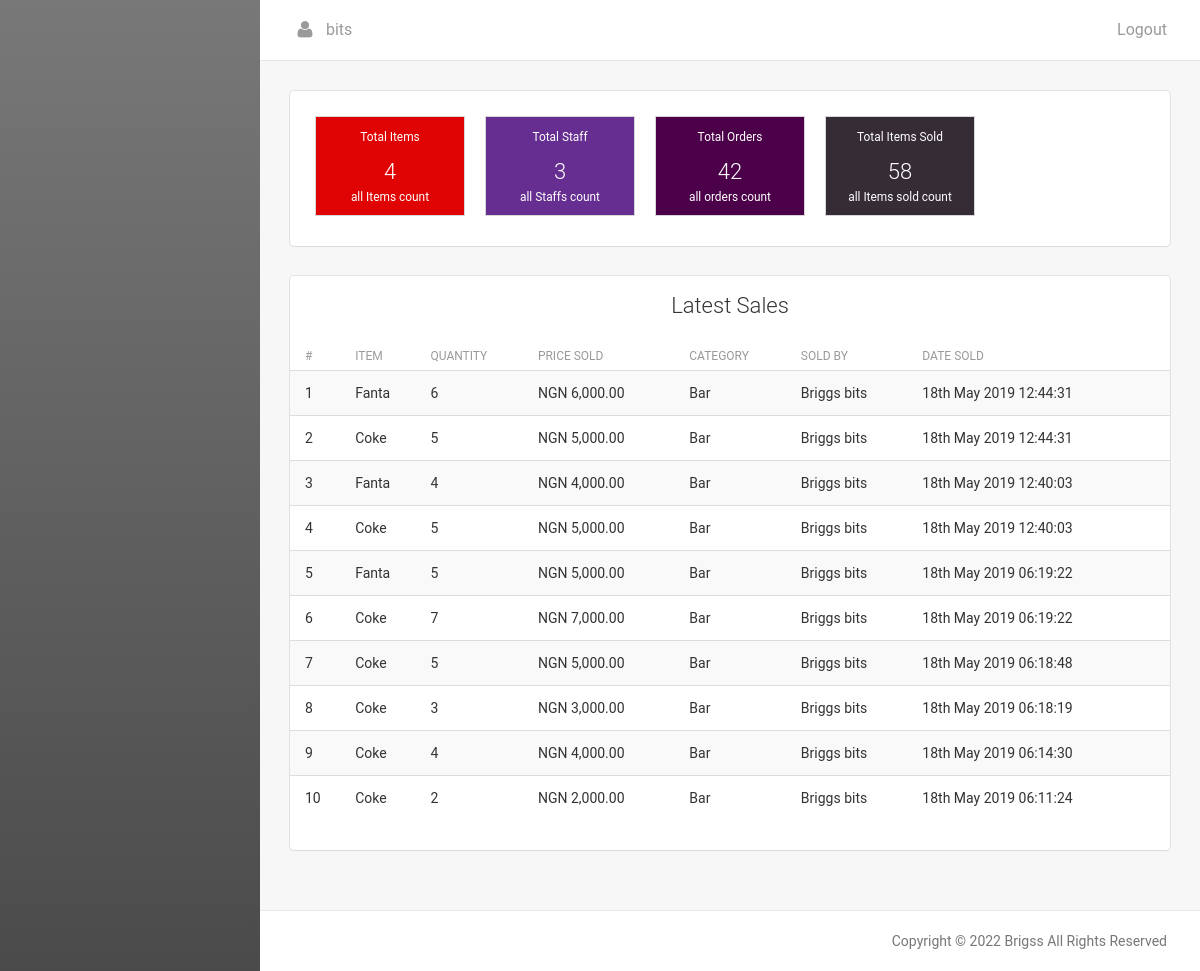
The page /dashboard (signed in) on the database its author committed.
### tables this page shows
CREATE TABLE IF NOT EXISTS `buy_detail` (
  `buy_detail_id` int(11) NOT NULL AUTO_INCREMENT,
  `reference` longtext NOT NULL,
  `customer` longtext NOT NULL,
  `item_id` int(11) NOT NULL,
  `quantity_sold` int(11) NOT NULL,
  `item_price` longtext NOT NULL,
  `sold_by_id` int(11) NOT NULL,
  `handled` int(11) NOT NULL,
  `item_buy_date` timestamp NOT NULL DEFAULT CURRENT_TIMESTAMP,
  PRIMARY KEY (`buy_detail_id`)
);

CREATE TABLE IF NOT EXISTS `item` (
  `item_id` int(11) NOT NULL AUTO_INCREMENT,
  `item` varchar(200) NOT NULL,
  `item_type_id` int(11) NOT NULL,
  `price` longtext NOT NULL,
  `quantity` int(11) NOT NULL,
  `date_added` timestamp NOT NULL DEFAULT CURRENT_TIMESTAMP,
  PRIMARY KEY (`item_id`),
  UNIQUE KEY `item` (`item`)
);

CREATE TABLE IF NOT EXISTS `item_type` (
  `item_type_id` int(11) NOT NULL AUTO_INCREMENT,
  `item_type` varchar(200) NOT NULL,
  PRIMARY KEY (`item_type_id`),
  UNIQUE KEY `item_type` (`item_type`)
);

CREATE TABLE IF NOT EXISTS `user` (
  `user_id` int(11) NOT NULL AUTO_INCREMENT,
  `first_name` longtext NOT NULL,
  `last_name` longtext NOT NULL,
  `username` varchar(200) NOT NULL,
  `password` longtext NOT NULL,
  `user_type_id` int(11) NOT NULL,
  `user_added` timestamp NOT NULL DEFAULT CURRENT_TIMESTAMP,
  PRIMARY KEY (`user_id`),
  UNIQUE KEY `username` (`username`)
);

CREATE TABLE IF NOT EXISTS `sett` (
  `sett_id` int(11) NOT NULL AUTO_INCREMENT,
  `system_title` longtext NOT NULL,
  `logo` longtext NOT NULL,
  PRIMARY KEY (`sett_id`)
);

### includes/db.php (called while the page is built, shortened)
<?php
	class Database {
    private $db;
    private static $instance;
    private function __construct() {
		$servername = "localhost";
		$username = "root";
		$password = "Ajibola1234566";
		try {
			$this->db = new PDO("mysql:host=$servername;dbname=rest", $username, $password);
			$this->db->setAttribute(PDO::ATTR_ERRMODE, PDO::ERRMODE_EXCEPTION);
			}
		catch(PDOException $e)
			{
			echo "Connection failed: " . $e->getMessage();
			}
    }
    public static function getInstance() {
        if (!self::$instance instanceof self) {
            self::$instance = new self;
        }
        return self::$instance;
    }
	public function count_from($table){
		$stmt = $this->db->prepare("SELECT COUNT(*) FROM $table");
		$stmt->execute();
		$count = $stmt->fetch(PDO::FETCH_COLUMN);
		return $count;
	}
	public function get_name_from_id($tab,$col,$whe,$id){
		try{
			$que= $this->db->prepare("SELECT $tab FROM $col where $whe =?");
			$que->execute([$id]);
			$SingleVar = $que->fetchColumn();
			return $SingleVar;
		} catch(PDOException $e){
			echo 'Error: ' . $e->getMessage();
		}
	}
	public function select_buy_account_limit(){
		try {
			$que= $this->db->prepare("SELECT * FROM buy_detail a
										left join item b on a.item_id = b.item_id
										left join item_type c on b.item_type_id = c.item_type_id
										left join user d on a.sold_by_id = d.user_id
										ORDER BY buy_detail_id Desc LIMIT 10");
			$que->execute();
			return $que;
		} catch (PDOException $e) {
			echo 'Error: ' . $e->getMessage();
		}
	}
}

### perm.php (called while the page is built, shortened)
<?php
$system_title = database::getInstance()->get_name_from_id('system_title','sett','sett_id',1);
?>

### dashboard.php (the view, shortened to what this page needs)
<?php
include('includes/db.php');
include('perm.php');
$totalI = database::getInstance()->count_from('item');
$peopleS = database::getInstance()->count_from('buy_bulk');
$totalC = database::getInstance()->count_from('user');
$totalItemsSold = database::getInstance()->count_from('buy_detail');
?>
<!doctype html>
<html lang="en">
<head>
   <?php include 'includes/includes_top.php';?>
</head>
<body>
<div class="wrapper">
    <?php include 'navigation.php';?>
    <div class="main-panel">
      <?php include 'includes/main_header.php';?>
    <div class="content">
				<div class="container-fluid">
			<div class="row">
				<div class="col-lg-12">
					<div class="card">
								<div class="smallerBoxWrap">
									<div class="smallerBox">
										<div class="innerSmallerBox first">
											<small>Total Items</small>
											<h4>
												<?php
												if($totalI == ""){
													echo "0";
												} else{
													echo $totalI;
												}
												?>
											</h4>
											<small>
												all Items count
											</small>
										</div>
									</div>
									<div class="smallerBox">
										<div class="innerSmallerBox second">
											<small>Total Staff</small>
											<h4>
												<?php
												if($totalC == ""){
													echo "0";
												} else{
													echo $totalC;
												}
												?>
											</h4>
											<small>
												all Staffs count
											</small>
										</div>
									</div>
									<div class="smallerBox">
										<div class="innerSmallerBox third">
											<small>Total Orders</small>
											<h4>
											<?php
												if($peopleS == ""){
													echo "0";
												} else{
													echo $peopleS;
												}
												?>
											</h4>
											<small>
												all orders count
											</small>
										</div>
									</div>
									<div class="smallerBox">
										<div class="innerSmallerBox fourth">
											<small>Total Items Sold</small>
											<h4>
											<?php
												if($totalItemsSold == ""){
													echo "0";
												} else{
													echo $totalItemsSold;
												}
												?>
											</h4>
											<small>
												all Items sold count
											</small>
										</div>
									</div>
								</div>
							</div>
							<div class="card">
								<div class="header">
                                <h4 class="title text-center">Latest Sales</h4>
                            </div>
                            <div class="content table-responsive table-full-width">
                                <table id="example1"class="table table-hover table-striped">
                                    <thead>
										<th>#</th>
                                    	<th>Item</th>
                                        <th>Quantity</th>
                                    	<th>Price Sold</th>
                                    	<th>Category</th>
                                    	<th>Sold By</th>
                                    	<th>Date Sold</th>
                                    </thead>
                                    <tbody>
									  <?php
											$count = 1;
											$notarray = database::getInstance()->select_buy_account_limit();
											foreach($notarray as $row):
											$full = $row['item'];
											$category = $row['item_type'];
											$user = $row['first_name'].' '.$row['last_name'];
											$sold = date("jS F Y h:i:s", strtotime($row['item_buy_date']));
										?>
                                        <tr>
                                        	<td><?php echo $count++;?></td>
                                        	<td><?php echo $full; ?></td>
                                        	<td><?php echo $row['quantity_sold']; ?></td>
                                        	<td>NGN <?php echo number_format($row['item_price'], 2); ?></td>
                                        	<td><?php echo $category; ?></td>
                                        	<td><?php echo $user; ?></td>
                                        	<td><?php echo $sold; ?></td>
                                        </tr>
										<?php endforeach;?>
                                    </tbody>
								</table>
                            </div>
							</div>
				</div>
			</div>
		</div>
    </div>
<?php
	include_once 'includes/footer.php';
?>

### includes/footer.php
<footer class="footer">
            <div class="container-fluid">
                <p class="copyright pull-right">
                   Copyright &copy; <?php echo date('Y'); ?> <?php echo $system_title; ?> All Rights Reserved
                </p>
            </div>
        </footer>
   </body>
</html>

### assets/css/style.css (style rules this page uses)
.smallerBoxWrap { width: 100%; padding:15px; height: auto; display: inline-block; }
.smallerBox { width: 100%; height: auto; display: inline-block; padding: 10px; }
.smallerBox h4 { margin: 10px 0 0 0; }
@media (min-width: 600px) { .smallerBox { width: 33.3%; } }
@media (min-width: 600px) { .smallerBox:last-child { width: 33.3%; } }
@media (min-width: 960px) { .smallerBox { width: 20%; display: inline-block; float: left; } }
@media (min-width: 960px) { .smallerBox:last-child { width: 20%; } }
.innerSmallerBox { width: 100%; height: 100px; display: inline-block; padding: 10px; text-align: center; line-height: 20px; border: 1px solid #d7d7d7; }
.innerSmallerBox small { width: 100%; display: block; }
.smallerBox .first { background: #df0303; color: #fff; }
.smallerBox .second { background: #662e91; color: #fff; }
.smallerBox .third { background: #4c004a; color: #fff; }

### dashboard.php (style rules this page uses)
.smallerBox .fourth { background: #352c35; color: #fff; }

### rows shown on the page
buy_detail: item.item "Fanta", quantity_sold "6", item_price "6,000.00", item_type.item_type "Bar", user.first_name+last_name "Briggs bits", item_buy_date "18th May 2019 12:44:31"
buy_detail: item.item "Coke", quantity_sold "5", item_price "5,000.00", item_type.item_type "Bar", user.first_name+last_name "Briggs bits", item_buy_date "18th May 2019 12:44:31"
buy_detail: item.item "Fanta", quantity_sold "4", item_price "4,000.00", item_type.item_type "Bar", user.first_name+last_name "Briggs bits", item_buy_date "18th May 2019 12:40:03"
buy_detail: item.item "Coke", quantity_sold "5", item_price "5,000.00", item_type.item_type "Bar", user.first_name+last_name "Briggs bits", item_buy_date "18th May 2019 12:40:03"
buy_detail: item.item "Fanta", quantity_sold "5", item_price "5,000.00", item_type.item_type "Bar", user.first_name+last_name "Briggs bits", item_buy_date "18th May 2019 06:19:22"
buy_detail: item.item "Coke", quantity_sold "7", item_price "7,000.00", item_type.item_type "Bar", user.first_name+last_name "Briggs bits", item_buy_date "18th May 2019 06:19:22"
buy_detail: item.item "Coke", quantity_sold "5", item_price "5,000.00", item_type.item_type "Bar", user.first_name+last_name "Briggs bits", item_buy_date "18th May 2019 06:18:48"
buy_detail: item.item "Coke", quantity_sold "3", item_price "3,000.00", item_type.item_type "Bar", user.first_name+last_name "Briggs bits", item_buy_date "18th May 2019 06:18:19"
buy_detail: item.item "Coke", quantity_sold "4", item_price "4,000.00", item_type.item_type "Bar", user.first_name+last_name "Briggs bits", item_buy_date "18th May 2019 06:14:30"
buy_detail: item.item "Coke", quantity_sold "2", item_price "2,000.00", item_type.item_type "Bar", user.first_name+last_name "Briggs bits", item_buy_date "18th May 2019 06:11:24"
sett: system_title "Brigss"

### other values the page prints
$display_name "bits"
$totalI "4"
$totalC "3"
$peopleS "42"
$totalItemsSold "58"
